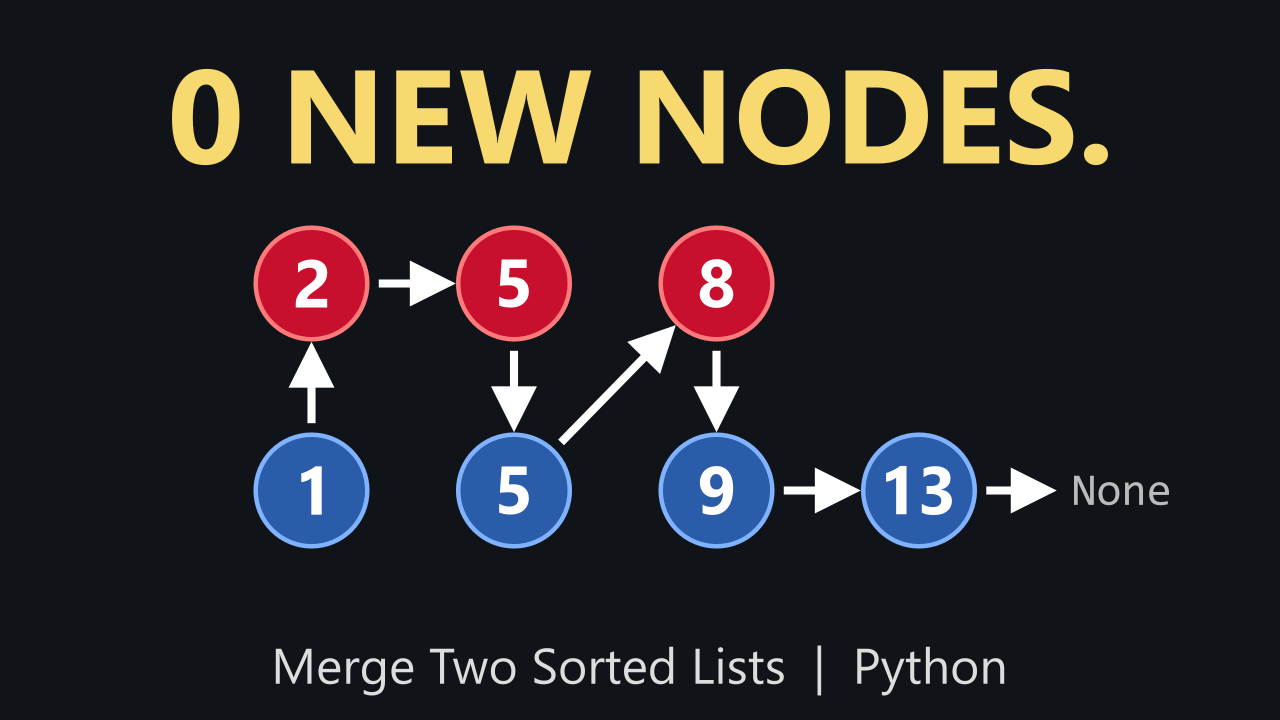

Reproduce this figure in Python.
"""YouTube thumbnail for the merge-sorted-lists video (1280x720 PNG).

Render (from the project root):
    uv run --system-certs --no-project --python 3.12 --with manim \
        python -m manim -s -r 1280,720 videos/002_merge_sorted_lists/thumbnail.py Thumbnail
"""

import sys
from pathlib import Path

sys.path.insert(0, str(Path(__file__).parent))

from manim import *

from merge_lists import PROSE, Lists

config.background_color = "#101418"


class Thumbnail(Scene):
    def construct(self):
        headline = Text("0 NEW NODES.", font=PROSE, font_size=96, weight=BOLD, color=YELLOW)
        headline.scale_to_fit_width(10.4).move_to([0, 2.7, 0])
        self.add(headline)

        # The finished merge: two rows of nodes joined into one chain.
        lists = Lists(x0=-5.9, step=2.25, y_a=0.85, y_b=-1.45, radius=0.62, font_size=54)
        order = lists.order
        last = (order[-1][0], len(lists.values[order[-1][0]]))
        for key in order:
            lists.nodes[key][0].set_fill(lists.fills[key[0]], 1).set_stroke(width=5)
        for src, dst in zip(order, order[1:] + [last]):
            lists.links[src] = lists.arrow(src, dst, merged=True).set_stroke(width=9)
        self.add(*lists.links.values(), *lists.nodes.values(), lists.nones[last[0]])

        footer = Text("Merge Two Sorted Lists  |  Python", font=PROSE, font_size=40, color=GREY_A)
        footer.move_to([0, -3.45, 0])
        self.add(footer)
